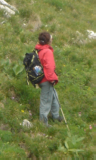
#> input picture Human/Train_Positive/crop001030c.bmp, 96 x 160 px; its folder holds only this picture in this run
$ python HOG.py   (older library calls are emulated)
#> lines starting #> are read from the running program, lines starting #| are printed output that depends on the picture
import numpy as np
import sys
import os
import glob
import matplotlib.image as mpimg
import matplotlib.pyplot as plt
import imageio
import math


class HOG:
    def __init__(self):
        self.img = None
        self.gray_img = None
        self.file_name = None
        self.cells = None
        self.blocks = None
        self.descriptor = None
        pass

    def read_image(self, img_path):
#> called with img_path = 'Human/Train_Positive/crop001030c.bmp'
        head, tail = os.path.split(img_path)
        self.file_name = tail
        img_arr = mpimg.imread(img_path)
#> img_arr is the input picture: shape (160, 96, 3); mean R, G, B 119.1, 122.6, 70.3
        width, height = img_arr.shape[0], img_arr.shape[1]
#> width = 160; height = 96
        gray_arr = np.zeros((width, height), dtype='uint8')
        for i in range(width):
            for j in range(height):
                gray_arr[i][j] = round(0.299 * img_arr[i][j][0] + 0.587 * img_arr[i][j][1] + 0.114 * img_arr[i][j][2])
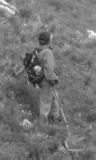
#> gray_arr: shape (160, 96); min 33, max 250, mean 115.6
        plt.imshow(gray_arr, cmap='gray', vmin=0, vmax=255)
        self.gray_img = gray_arr

    def process_image(self):
        gx, gy, magnitude = self.__gradient_operator()
        gradient_angle = self.__gradient_angle(gx, gy, magnitude)
        self.gradient_angle = gradient_angle
        self.magnitude = magnitude
        self.caculate_HOG(gradient_angle, magnitude)
        self.normalize_over_blocks()
        self.generate_descriptor()

    def save_files(self, path1, path_of_magnitude_imgs):
        file = open(os.path.join(path1, self.file_name[:-4]) + '.text', 'w')
        for i in range(len(self.descriptor)):
            if i != len(self.descriptor) - 1:
                file.write(str(self.descriptor[i]) + '\n')
            else:
                file.write(str(self.descriptor[i]))
        file.close()

        np.save(os.path.join(path1, self.file_name[:-4]), self.descriptor)

        imageio.imwrite(os.path.join(path_of_magnitude_imgs, self.file_name), self.magnitude)

    def generate_descriptor(self):
        '''
        Concatenate vectors from all blocks to form the final descriptor
        :return: The final descriptor. The dimension of descriptor is 7524
        '''
        blocks = self.blocks
        descriptor = []
        for i in range(len(blocks)):
            for j in range(len(blocks[0])):
                descriptor += blocks[i][j]
        self.descriptor = descriptor
        return self.descriptor

    def caculate_HOG(self, gradient_angle, magnitude):
        height, width = gradient_angle.shape[0], gradient_angle.shape[1]
        cell_size = 8
        # The 2-d array of all cells, each cell is 8*8 pixels
        # each element cells[i][j] is the histogram of cells[i][j], which is a list
        self.cells = [[None] * int(width / cell_size) for i in range(int(height / cell_size))]
        for i in range(len(self.cells)):
            for j in range(len(self.cells[0])):
                self.cells[i][j] = self.hist_per_cell(gradient_angle, magnitude, [i, j], cell_size)
        return self.cells

    def normalize_over_blocks(self):
        '''
        normalize the vectors over blocks
        :return: return the matrix of blocks, each element of the matrix, blocks, contains the HOG feature.
        Each feature is a 36*1 vector
        '''
        # each block is 2*2 cells, which is 16*16 pixels
        blocks = [[None] * 11 for i in range(19)]
        # block_size = 2
        for i in range(len(blocks)):
            for j in range(len(blocks[0])):
                # Find the corresponding cells which belongs to the current block
                # For a block blocks[i][j], it occupies the cells whose row and column number satisfy the following,
                # cell[m][n] where i<=m<i+2, j<=n<j+2
                row_range = (i, i + 2)
                col_range = (j, j + 2)
                new_vec = []
                for m in range(*row_range):
                    for n in range(*col_range):
                        # Concatenate histograms from the 4 cells  to form a long vector
                        new_vec += self.cells[m][n]
                # Calculate L2 norm
                temp = 0
                for x in new_vec:
                    temp += x * x
                temp = math.sqrt(temp)
                # Normalize vector
                if temp != 0:
                    for v in range(len(new_vec)):
                        new_vec[v] = new_vec[v] / temp
                blocks[i][j] = new_vec
        self.blocks = blocks
        return self.blocks

    def hist_per_cell(self, gradient_angle, magnitude, cell_index, cell_size):
        '''
        Caculate the local gradient orientation histograms for cells

        :param gradient_angle:  gradient_angle
        :param magnitude: magnitude
        :param cell_index: the index of current cell in the cells.
        If the index of the current cell is [i,j], then this cell should contains
        the pixels where the index of the row is [i*8,(i+1)*8) and the index of the column is [i*8,(i+1)*8) in
        the original image matrix

        :param cell_size: the size of a cell, 8*8
        :return:
        '''
        # create a new histogram where the length of bin is 9
        hist_per_cell = [0] * 9
        # the range of the index of the current cell
        # If the index of cell is [i,j], then this cell should contains
        # the pixels where the index of the row is [i*8,(i+1)*8) and the index of the column is [i*8,(i+1)*8)
        row_range = (cell_index[0] * cell_size, (cell_index[0] + 1) * cell_size)
        col_range = (cell_index[1] * cell_size, (cell_index[1] + 1) * cell_size)
        for i in range(*row_range):
            for j in range(*col_range):
                angle = gradient_angle[i][j]
                deg = np.rad2deg(angle)
                if 350 <= deg < 360:
                    deg -= 360
                if 170 <= deg < 360:
                    # If the gradient angle is in the range [170, 350) degrees,
                    # simply subtract by 180 first.
                    deg -= 180
                # the array of the 9 bin centers
                bins = [0, 20, 40, 60, 80, 100, 120, 140, 160]
                total_vote = 20
                # If the degree is within the first bin or last bin
                if -10 <= deg < 0:
                    hist_per_cell[0] = (1 - (abs(deg - bins[0]) / total_vote)) * magnitude[i][j]
                    hist_per_cell[8] = (abs(deg - bins[0]) / total_vote) * magnitude[i][j]
                elif 160 <= deg < 170:
                    hist_per_cell[8] = (1 - ((deg - bins[8]) / total_vote)) * magnitude[i][j]
                    hist_per_cell[0] = ((deg - bins[8]) / total_vote) * magnitude[i][j]
                else:
                    # Find the closest bins where bin[k]<=degree< bin[k+1]
                    k = math.floor(deg / 20)
                    # If the degree is between two bins, split the weight into the two
                    # closest bins based on their distance to bin center
                    hist_per_cell[k] = (1 - ((deg - bins[k]) / total_vote)) * magnitude[i][j]
                    hist_per_cell[k + 1] = (1 - ((bins[k + 1] - deg) / total_vote)) * magnitude[i][j]

        return hist_per_cell

    def __gradient_operator(self):
        '''
        Caculate the gradients, Gx and Gy, and the magnitude
        :param img: orignal image
        :return: return there values (Gx, Gy, Magnitude)
        '''
        img = self.gray_img
        # img.shape store the number of rows and columns
        height = img.shape[0]
#> height = 160
        width = img.shape[1]
#> width = 96
        # Initiate three Img Arrays of zero, Gx, Gy, Magnitude
        gx = np.zeros([height, width])
        gy = np.zeros([height, width])
        magnitude_arr = np.zeros([height, width])
        prewitt_mask = {
            'Gx': ([-1, 0, 1],
                   [-1, 0, 1],
                   [-1, 0, 1]),
            'Gy': ([1, 1, 1],
                   [0, 0, 0],
                   [-1, -1, -1])
        }
        # When iterate the pixels, track the maximum and minimum of Gx and Gy
        gx_min, gy_min, gx_max, gy_max = sys.maxsize, sys.maxsize, 0, 0
        for row in range(height):
            for col in range(width):
                # if the current pixel is not out of boundary
                if 1 <= row < height - 1 and 1 <= col < width - 1:
                    sum_gx, sum_gy, new_i, new_j = 0, 0, 0, 0
                    # Convolution
                    for i in range(3):
                        for j in range(3):
                            # offset the current index
                            new_i = row + (i - 1)
                            new_j = col + (j - 1)
                            sum_gx += img[new_i][new_j] * prewitt_mask['Gx'][i][j]
                            sum_gy += img[new_i][new_j] * prewitt_mask['Gy'][i][j]
                    # absolute the value
                    gx[row][col] = sum_gx
                    gy[row][col] = sum_gy
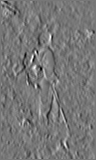
#> gx: shape (160, 96) float64; min -287, max 327, mean 0.3; drawn with min black and max white
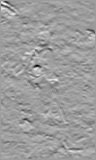
#> gy: shape (160, 96) float64; min -426, max 267, mean 1.1; drawn with min black and max white

        # Track the maximum and minimum of magnitude
        mag_max, mag_min = 0, sys.maxsize
        # generate magnitude array
        for i in range(img.shape[0]):
            for j in range(img.shape[1]):
                magnitude_arr[i][j] = np.sqrt(np.power(gx[i][j], 2) + np.power(gy[i][j], 2))
                # Tracking the minimum and maximum of magnitude value
                if magnitude_arr[i][j] > mag_max:
                    mag_max = magnitude_arr[i][j]
                if magnitude_arr[i][j] < mag_min:
                    mag_min = magnitude_arr[i][j]
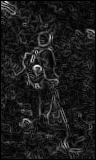
#> magnitude_arr: shape (160, 96) float64; min 0, max 429.4, mean 47.5; drawn with min black and max white
#> after the loop, mag_max = 429.4; mag_min = 0

        # normalize magnitude
        for i in range(magnitude_arr.shape[0]):
            for j in range(magnitude_arr.shape[1]):
                # Using the formula from wiki.
                # https://en.wikipedia.org/wiki/Normalization_(image_processing)
                # Round off the values into integer
                magnitude_arr[i][j] = round(magnitude_arr[i][j] - mag_min) * 255 / (mag_max - mag_min)

        return gx, gy, magnitude_arr

    def __gradient_angle(self, gx, gy, magnitude):
        hist_per_cell = '''
        Caculate the array of gradient angle
        :param gx:
        :param gy:
        :param magnitude:
        :return: an array of gradient angle. Each angle is belong to [0, 2*pi]
        '''
        # magnitude.shape store the number of rows and columns
        height = magnitude.shape[0]
#> height = 160
        width = magnitude.shape[1]
#> width = 96
        # a new array of zero
        gradient_angle = np.zeros([height, width], dtype=np.float)
        pi = np.pi
        # Each sector occupies two section, where a section is pi/8
        sec = pi / 8
        for i in range(height):
            for j in range(width):
                #  if gx=0 and gy!=0, angle = pi/2
                if gx[i][j] == 0 and gy[i][j] != 0:
                    angle = pi / 2
                elif gx[i][j] == 0 and gy[i][j] == 0:
                    angle = 0
                else:
                    angle = np.arctan(gy[i][j] / gx[i][j])
                if angle < 0:
                    angle = angle + 2 * pi
                gradient_angle[i][j] = angle
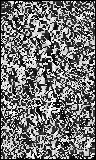
#> gradient_angle: shape (160, 96) float64; min 0, max 6.28, mean 2.86; drawn with min black and max white
        return gradient_angle


if __name__ == '__main__':
    positive_train_path_arr = glob.glob('Human/Train_Positive/*.bmp')
    negative_train_path_arr = glob.glob('Human/Train_Negative/*.bmp')
    for image_path in positive_train_path_arr:
        hog = HOG()
        hog.read_image(image_path)
        hog.process_image()
#> the loop in generate_descriptor, `for i in range(len(blocks)):` made 19 passes
        hog.save_files('stores/hog_descriptor/train_positive', 'stores/magnitude_imgs/train_positive')
    for image_path in negative_train_path_arr:
        hog = HOG()
        hog.read_image(image_path)
        hog.process_image()
        hog.save_files('stores/hog_descriptor/train_negative', 'stores/magnitude_imgs/train_negative')

    # Calculate the HOG descriptor of test sets
    positive_test_file_arr = glob.glob('Human/Test_Positive/*.bmp')
    negative_test_file_arr = glob.glob('Human/Test_Negative/*.bmp')
    for image_path in positive_test_file_arr:
        hog = HOG()
        hog.read_image(image_path)
        hog.process_image()
        hog.save_files('stores/hog_descriptor/test_positive', 'stores/magnitude_imgs/test_positive')
    for image_path in negative_test_file_arr:
        hog = HOG()
        hog.read_image(image_path)
        hog.process_image()
        hog.save_files('stores/hog_descriptor/test_negative', 'stores/magnitude_imgs/test_negative')

$ run again, on Human/Train_Positive/crop001500b.bmp
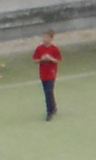
#> input picture Human/Train_Positive/crop001500b.bmp, 96 x 160 px
#> in read_image, img_arr is the input picture: shape (160, 96, 3); mean R, G, B 140, 138.7, 117.9
#> after the loop in __gradient_operator, `for i in range(img.shape[0]):`:
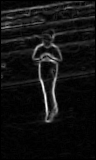
#> magnitude_arr: shape (160, 96) float64; min 0, max 302.4, mean 21.6; drawn with min black and max white
#> after the loop in __gradient_operator, `for i in range(img.shape[0]):`: mag_max = 302.4; mag_min = 0
#> after the loop in __gradient_angle, `for i in range(height):`:
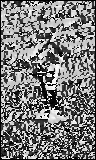
#> gradient_angle: shape (160, 96) float64; min 0, max 6.28, mean 3.04; drawn with min black and max white
#> the loop in generate_descriptor, `for i in range(len(blocks)):` made 19 passes
